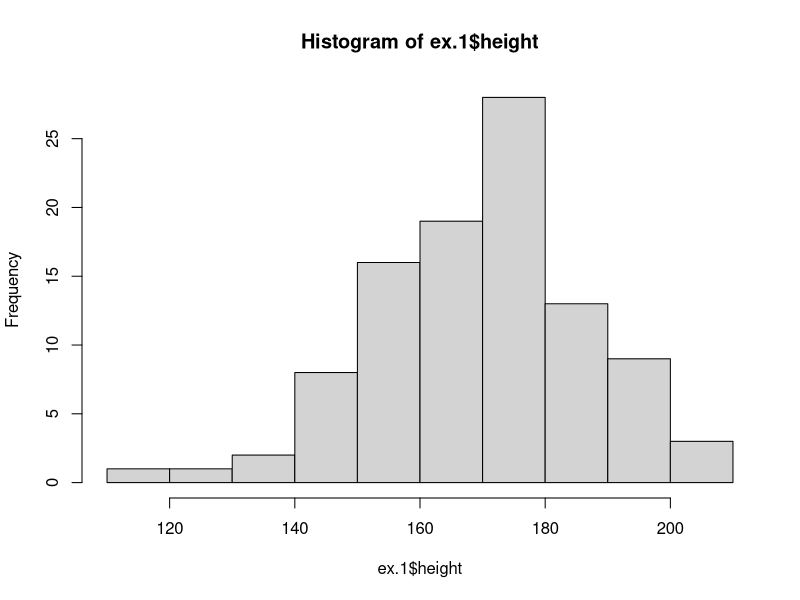
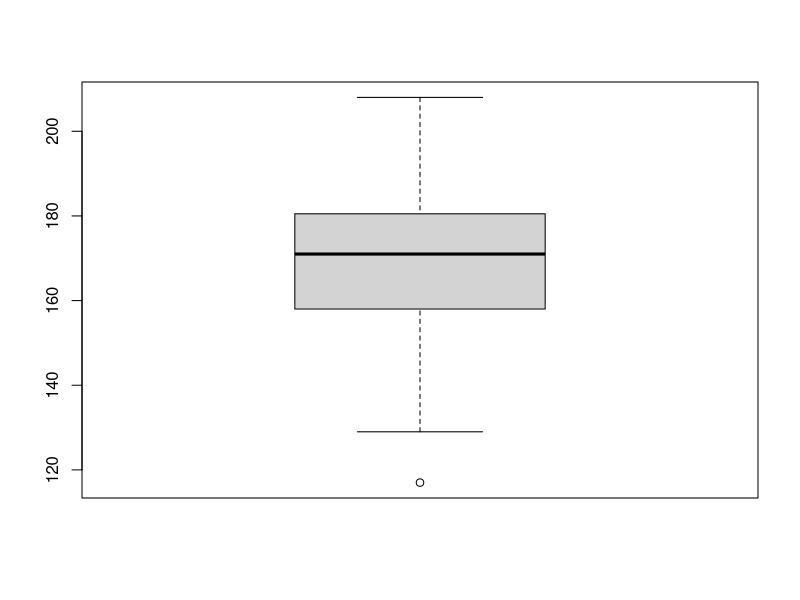

Here is the R script that generated these plots, in order: (Note: this script raises an error after producing the figures.)
# This is Rstudio project to read, analyze and plot some kind of data
ex.1 <- read.csv("ex1.csv")
ex.1
x<-ex.1$height
x
mean(x)
median(x)
hist(ex.1$height)
boxplot(ex.1$height)
summary(ex.1$height)
freq <- table(ex.1) 
cumsum(freq)


# this piece of code was added by Yoav Ben Dor as part of the excersize
#the data is missing from the repository, so I could not run these lines
plot(ex1.$height, main="height data",xlab="number", ylab="height [m]")
